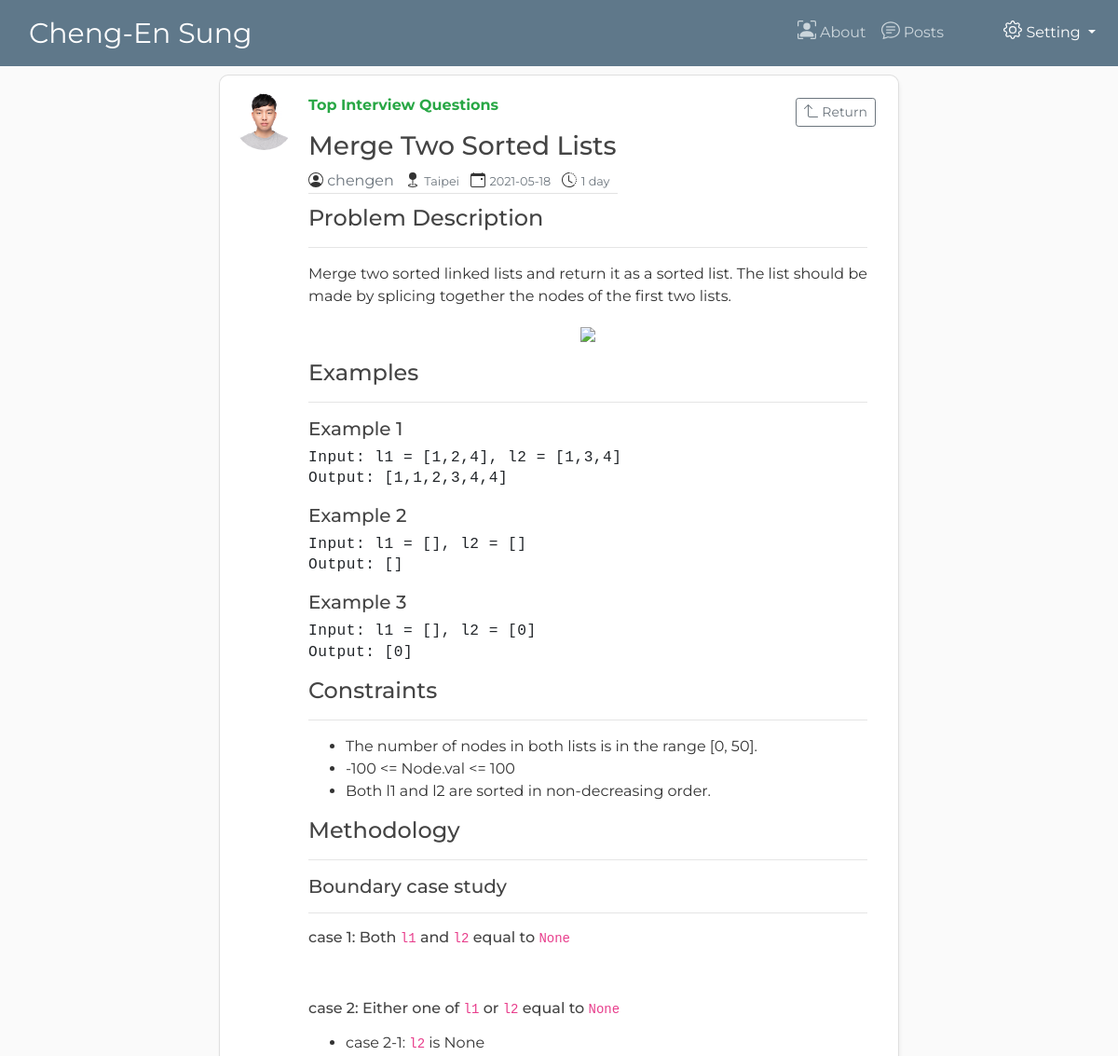
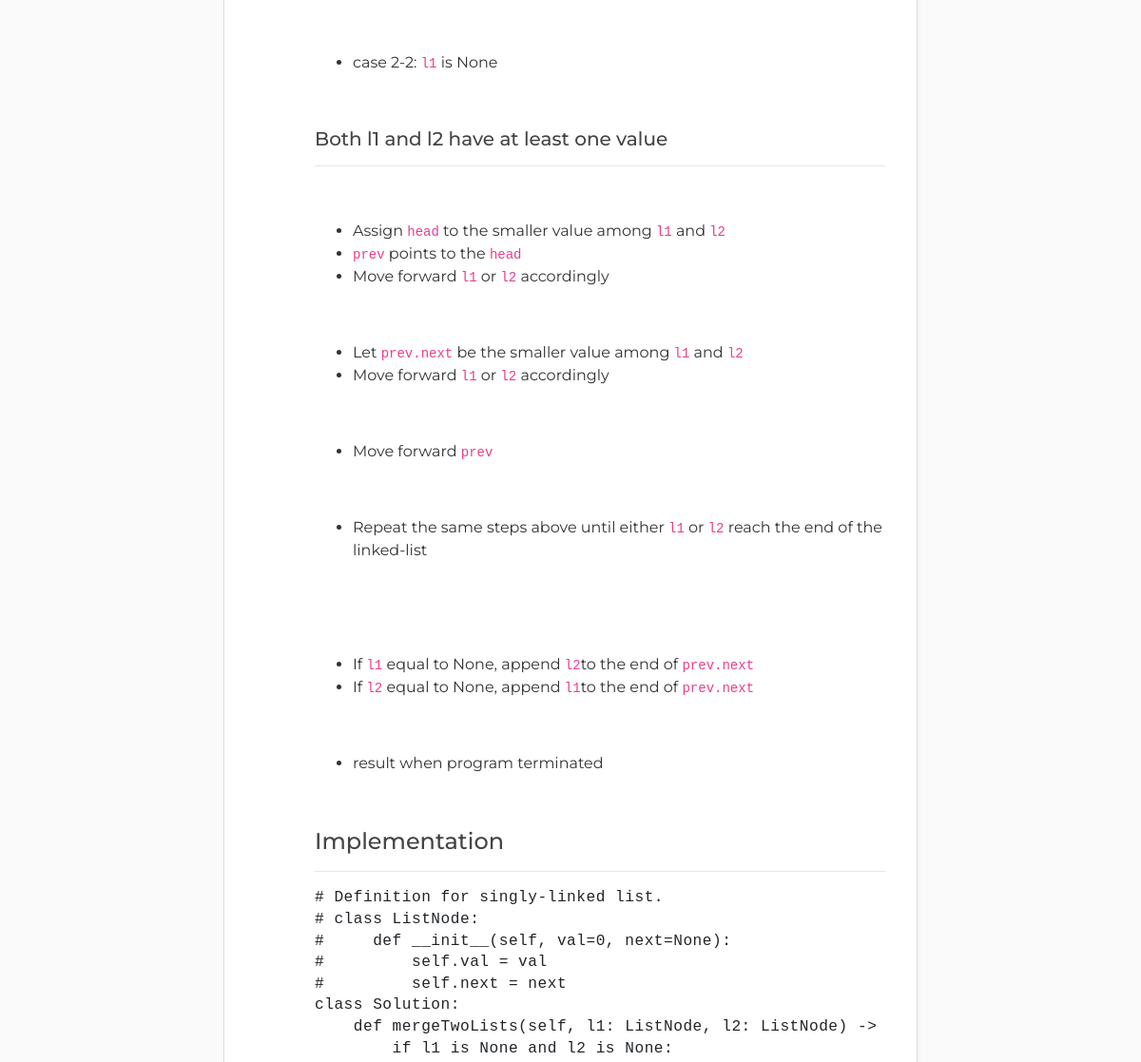
The page /posts/10 on the database its author committed (2 pictures, top to bottom).
### app/models.py (models this page shows, shortened)
class User(db.Model, UserMixin):
    __tablename__ = 'users'
    id = db.Column(db.Integer, primary_key=True)
    username = db.Column(db.String(20), unique=True, nullable=False)
    role = db.Column(db.String(20), unique=False, nullable=False)
    email = db.Column(db.String(120), unique=True, nullable=False)
    gender = db.Column(db.String(5), unique=False, nullable=False)
    profile_picture = db.Column(db.String(20), nullable=False)
    password = db.Column(db.String(20), nullable=False)
    posts = db.relationship('Article', backref='author', lazy=True)

class Article(db.Model):
    id = db.Column(db.Integer, primary_key=True)
    title = db.Column(db.String(20), nullable=False)
    location = db.Column(db.String(20), nullable=False, default=geocoder.ip("me").city)
    date_posted = db.Column(db.DateTime, nullable=False, default=datetime.utcnow)
    category = db.Column(db.String(20), nullable=False, default="Trivial")
    content = db.Column(db.Text, nullable=False)
    user_id = db.Column(db.Integer, db.ForeignKey("users.id"), nullable=False)

### app/routes.py (the view)
@app.route('/posts/<int:article_id>')
def article(article_id):
    article = Article.query.get_or_404(article_id)
    return render_template('article.html', title=article.title, article=article, content=markdown2.markdown(article.content, extras=[
        "fenced-code-blocks",
        "code-friendly",
        "cuddled-lists",
        "tables",
        "task_list",
        "footnotes",
        "xml",
        "target-blank-links",
    ]), cur_time=datetime.utcnow())

### app/templates/article.html (shortened to what this page needs)
{% extends 'layout.html' %}
{% set MAX_POST_LENGTH = 100 %}
{% set MINUTE = 60 %}
{% set HOUR = 60**2 %}
{% set DAY = 24*60**2 %}
{% set WEEK = 7*24*60**2 %}
{% set MONTH = 30*7*24*60**2 %}
{% set YEAR = 12*30*7*24*60**2 %}
{% set ROLE_ADMIN = 'admin' %}
{% set ROLE_GENERAL = 'general' %}
{% block content %}
    <div class="card flex-md-row mb-4 box-shadow h-md-250">
        <img class="rounded-circle article-img" src="{{ url_for('static', filename='profile_image/' + article.author.profile_picture) }}">
        <div class="card-body d-flex flex-column align-items-start">
			<div class="d-flex article-billboard">
				<strong class="d-inline-block mb-2 text-success">{{ article.category }}</strong>
				<div class="ml-auto">
                    <nobr>
                        <a class="btn btn-outline-secondary btn-sm m-1" href={{ url_for('posts') }}>
                            Return
                        </a>
                    </nobr>
				</div>
			</div>
			<h3 class="article-title">
				{{ article.title }}
			</h3>
            <div class="article-metadata">
                <a class="text-muted mr-2" href="#">{{ article.author.username }}</a>
                <small class="text-muted mr-2">{{ article.location }}</small>
                <small class="text-muted mr-2">{{ article.date_posted.strftime('%Y-%m-%d') }}</small>
                {% set timespan = (cur_time - article.date_posted).total_seconds() %}
                {% if timespan < MINUTE %}
                    <small class="text-muted mr-2">{{ timespan | int }} seccond</small>
                {% elif timespan >= MINUTE and timespan < HOUR %}
                    <small class="text-muted mr-2">{{ (timespan // MINUTE) | int  }} minute</small>
                {% elif timespan >= HOUR and timespan < DAY %}
                    <small class="text-muted mr-2">{{ (timespan // HOUR) | int }} hour</small>
                {% elif timespan >= DAY and timespan < WEEK %}
                    <small class="text-muted mr-2">{{ (timespan // DAY) | int }} day</small>
                {% elif timespan >= WEEK and timespan < MONTH %}
                    <small class="text-muted mr-2">{{ (timespan // WEEK) | int }} week</small>
                {% elif timespan >= MONTH and timespan < YEAR %}
                    <small class="text-muted mr-2">{{ (timespan // MONTH) | int }} month</small>
                {% elif timespan >= YEAR %}
                    <small class="text-muted mr-2">{{ timespan // YEAR }} year</small>
                {% endif %}
            </div>
            <div class="card-text">
                <p class="mb-auto mt-2">{{ content | safe }} </p>
            </div>
        </div>
    </div>
{% endblock content %}

### app/static/css/autumn.css (style rules this page uses)
pre { line-height: 140%; letter-spacing: 0.5px; font-size: 101%; }

### app/static/css/style.css (style rules this page uses)
* { font-family: "Montserrat", serif; }
body { background: #fafafa; color: #333333; margin-top: 5rem; }
div.card { box-shadow: 1px 4px 4px 0 rgba(0, 0, 0, 0.05); border-radius: 10px; }
div.card div.card-body div.card-text { max-width: 600px; position: relative; overflow: auto; }
h1, h2, h3, h4, h5, h6 { color: #444444; }
.article-img { height: 65px; width: 65px; margin-top: 15px; margin-left: 15px; margin-right: -5px; }
.article-billboard { width: 100%; }
.article-metadata { padding-bottom: 1px; margin-bottom: 4px; border-bottom: 1px solid #e3e3e3; }

### rows shown on the page
User: profile_picture (picture), author.username "chengen"
Article: category "Top Interview Questions", title "Merge Two Sorted Lists", location "Taipei", date_posted "2021-05-18"
